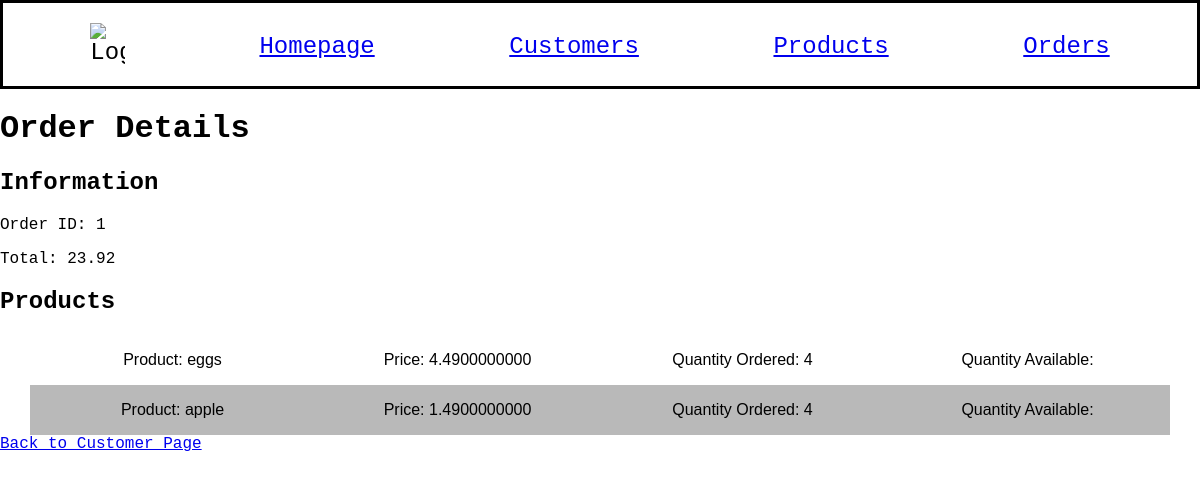
The app's page /orders/1 with its own data.
### models.py (models this page shows, shortened)
class Order(db.Model):
    id = mapped_column(Integer, primary_key=True)
    customer_id = mapped_column(Integer, ForeignKey(Customer.id), nullable=False)
    created = mapped_column(DateTime, default=func.now())
    processed = mapped_column(DateTime, nullable=True, default=None)
    customer = relationship("Customer", back_populates="orders")
    items = relationship("ProductOrder", back_populates="order")
    strategy = mapped_column(String(20), nullable=False, default="adjust")

class ProductOrder(db.Model):
    id = mapped_column(Integer, primary_key=True)
    order_id = mapped_column(Integer, ForeignKey(Order.id), nullable=False)
    product_id = mapped_column(Integer, ForeignKey(Product.id), nullable=False)
    product = relationship("Product")
    order = relationship("Order")
    quantity = mapped_column(Integer, nullable=False, default=0)
    quantity = mapped_column(Integer, nullable=False, default=0)

class Product(db.Model):
    id = mapped_column(Integer, primary_key=True)
    name = mapped_column(String(200), nullable=False, unique=True)
    price = mapped_column(Numeric, nullable=False)
    quantity = mapped_column(Integer, nullable=False, default=10)

### app.py (the view)
@app.route("/orders/<int:order_id>")
def order_detail(order_id):
    order = Order.query.get_or_404(order_id)
    customer = Customer.query.get(order.customer_id)
    order.total = sum(float(item.product.price) * float(item.quantity) for item in order.items)
    return render_template("order_details.html", order=order, customer=customer)

### templates/order_details.html
{% extends "base.html" %}
{% block content %}
<h1>Order Details</h1>
<h2>Information</h2>
<p>Order ID: {{ order.id }}</p>
<p>Total: {{ order.total }}</p>
<h2>Products</h2>
{% for item in order.items %}
<div class="spreadsheet">
    <div>
        <p>Product: {{ item.product.name }}</p>
    </div>
    <div>
        <p>Price: {{ item.product.price }}</p>
    </div>
    <div>
        <p>Quantity Ordered: {{ item.quantity }}</p>
    </div>
    <div>
        <p>Quantity Available: {{ item.product.quantity_available }}</p>
    </div>
</div>
{% endfor %}
<a href="/customer/{{ customer.id }}">Back to Customer Page</a>
{% endblock %}

### static/style.css (style rules this page uses)
body { background-color: rgb(255, 255, 255); margin: 0 auto; font-family: 'Courier New', Courier, monospace; }
.spreadsheet { font-family: Arial, Helvetica, sans-serif; border-collapse: collapse; margin: 0px 30px 0px 30px; display: flex; justify-content: spac e-between; }
.spreadsheet div { flex: 1; display: flex; justify-content: center; align-items: center; }
.spreadsheet:nth-child(even) { background-color: rgb(185, 185, 185); }

### records on screen
Order: id "1"
ProductOrder: product.name "eggs", product.price "4.4900000000", quantity "4"
ProductOrder: product.name "apple", product.price "1.4900000000", quantity "4"

### other values on screen
{{ order.total }} "23.92"
